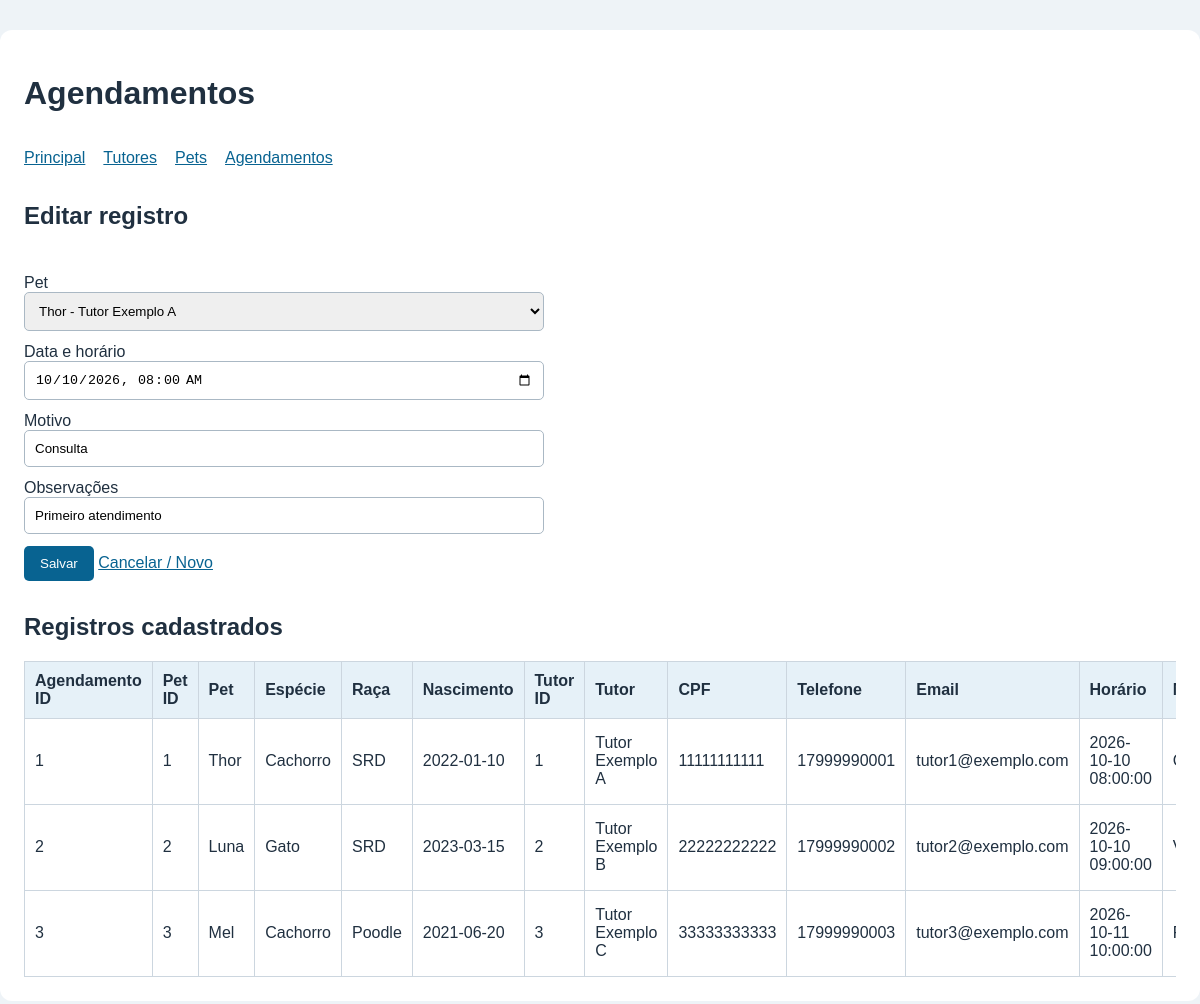
The page /agendamentos.php?editar=1 (signed in) on the database its author committed.
### tables this page shows
CREATE TABLE agendamentos (
id INT AUTO_INCREMENT PRIMARY KEY,
pet_id INT NOT NULL,
data_hora DATETIME NOT NULL,
motivo VARCHAR(255) NOT NULL,
observacoes TEXT NOT NULL,
CONSTRAINT fk_agendamento_pet FOREIGN KEY (pet_id)
REFERENCES pets(id) ON DELETE RESTRICT ON UPDATE CASCADE
);

CREATE TABLE pets (
id INT AUTO_INCREMENT PRIMARY KEY,
nome VARCHAR(100) NOT NULL,
especie VARCHAR(50) NOT NULL,
raca VARCHAR(80) NOT NULL,
data_nascimento DATE NOT NULL,
tutor_id INT NOT NULL,
CONSTRAINT fk_pet_tutor FOREIGN KEY (tutor_id)
REFERENCES tutores(id) ON DELETE RESTRICT ON UPDATE CASCADE
);

CREATE TABLE tutores (
id INT AUTO_INCREMENT PRIMARY KEY,
nome VARCHAR(120) NOT NULL,
cpf_criptografado TEXT NOT NULL,
telefone VARCHAR(20) NOT NULL,
email VARCHAR(120) NOT NULL
);

### agendamentos.php (the view, shortened to what this page needs)
<?php
require_once 'conexao.php';
$id = 0;
$pet_id = '';
$data_hora = '';
$motivo = '';
$observacoes = '';
if (isset($_GET['editar']) && $_SERVER['REQUEST_METHOD'] !== 'POST') {
    $id = intval($_GET['editar']);
    $stmt = $conn->prepare('SELECT * FROM agendamentos WHERE id = ?');
    $stmt->bind_param('i', $id);
    $stmt->execute();
    $registro = $stmt->get_result()->fetch_assoc();
    if (!$registro) {
        $id = 0;
        $erro = 'Registro não encontrado.';
    } else {
        $pet_id = $registro['pet_id'];
        $data_hora = substr(str_replace(' ', 'T', $registro['data_hora']), 0, 16);
        $motivo = $registro['motivo'];
        $observacoes = $registro['observacoes'];
    }
}
$opcoes = $conn->query('SELECT p.id, p.nome, t.nome AS tutor FROM pets p INNER JOIN tutores t ON t.id =
p.tutor_id ORDER BY p.nome');
$listagem = $conn->query('SELECT a.*, p.nome AS pet, p.especie, p.raca,
p.data_nascimento, p.tutor_id, t.nome AS tutor, t.cpf_criptografado,
t.telefone, t.email FROM agendamentos a
INNER JOIN pets p ON p.id = a.pet_id
INNER JOIN tutores t ON t.id = p.tutor_id ORDER BY a.data_hora ASC, a.id ASC');
?>
<h2><?= $id ? 'Editar registro' : 'Novo registro' ?></h2>
<form method="post">
    <label>Pet<select name="pet_id" required>
            <?php while ($o = $opcoes->fetch_assoc()): ?>
                <option value="<?= e($o['id']) ?>" <?= (int)$pet_id === (int)$o['id'] ? 'selected' : '' ?>><?=
                                                                                                            e($o['nome'] . ' - ' . $o['tutor']) ?></option>
            <?php endwhile; ?>
        </select></label>
    <label>Data e horário<input type="datetime-local" name="data_hora" value="<?= e($data_hora) ?>"
            required></label>
    <label>Motivo<input type="text" name="motivo" value="<?= e($motivo) ?>" maxlength="255"
            required></label>
    <label>Observações<input type="text" name="observacoes" value="<?= e($observacoes) ?>"
            maxlength="2000"></label>
    <button name="acao" value="salvar">Salvar</button> <a href="agendamentos.php">Cancelar / Novo</a>
</form>
<h2>Registros cadastrados</h2>
<div class="rolagem">
    <table>
        <thead>
            <tr>
                <th>Agendamento ID</th>
                <th>Pet ID</th>
                <th>Pet</th>
                <th>Espécie</th>
                <th>Raça</th>
                <th>Nascimento</th>
                <th>Tutor ID</th>
                <th>Tutor</th>
                <th>CPF</th>
                <th>Telefone</th>
                <th>Email</th>
                <th>Horário</th>
                <th>Motivo</th>
            </tr>
        </thead>
        <tbody>
            <?php while ($r = $listagem->fetch_assoc()): ?><tr>
                    <td><?= e($r['id']) ?></td>
                    <td><?= e($r['pet_id']) ?></td>
                    <td><?= e($r['pet']) ?></td>
                    <td><?= e($r['especie']) ?></td>
                    <td><?= e($r['raca']) ?></td>
                    <td><?= e($r['data_nascimento']) ?></td>
                    <td><?= e($r['tutor_id']) ?></td>
                    <td><?= e($r['tutor']) ?></td>
                    <td><?= e(descriptografar($r['cpf_criptografado'])) ?></td>
                    <td><?= e($r['telefone']) ?></td>
                    <td><?= e($r['email']) ?></td>
                    <td><?= e($r['data_hora']) ?></td>
                    <td><?= e($r['motivo']) ?></td>
                </tr>
            <?php endwhile; ?></tbody>
    </table>
</div>

### style.css (style rules this page uses)
* { box-sizing: border-box; }
body { margin: 0; background: #eef3f7; color: #203040; font-family: Arial, sans-serif; }
a { color: #086391; }
form { padding: 12px 0; }
label { display: block; margin: 12px 0; }
input, select { display: block; width: 100%; max-width: 520px; padding: 10px; border: 1px solid #aab8c4; border-radius: 5px; }
button { padding: 10px 16px; background: #086391; color: white; border: 0; border-radius: 5px; cursor: pointer; }
.rolagem { overflow-x: auto; }
table { border-collapse: collapse; width: 100%; }
th, td { padding: 10px; text-align: left; border: 1px solid #ccd6df; }
th { background: #e6f1f8; }

### rows shown on the page
agendamentos: pet_id "Thor - Tutor Exemplo A", data_hora "10/10/2026 08:00", motivo "Consulta", observacoes "Primeiro atendimento", id "1", pet "1", pet.nome "Thor", pet.especie "Cachorro", pet.raca "SRD", pet.data_nascimento "2022-01-10", pet.tutor_id "1", tutores.nome "Tutor Exemplo A", tutores.cpf_criptografado "11111111111", tutores.telefone "17999990001", tutores.email "tutor1@exemplo.com", data_hora "2026-10-10 08:00:00"
agendamentos: id "2", pet "2", pet.nome "Luna", pet.especie "Gato", pet.raca "SRD", pet.data_nascimento "2023-03-15", pet.tutor_id "2", tutores.nome "Tutor Exemplo B", tutores.cpf_criptografado "22222222222", tutores.telefone "17999990002", tutores.email "tutor2@exemplo.com", data_hora "2026-10-10 09:00:00"
agendamentos: id "3", pet "3", pet.nome "Mel", pet.especie "Cachorro", pet.raca "Poodle", pet.data_nascimento "2021-06-20", pet.tutor_id "3", tutores.nome "Tutor Exemplo C", tutores.cpf_criptografado "33333333333", tutores.telefone "17999990003", tutores.email "tutor3@exemplo.com", data_hora "2026-10-11 10:00:00"

### other values the page prints
$titulo "Agendamentos"
